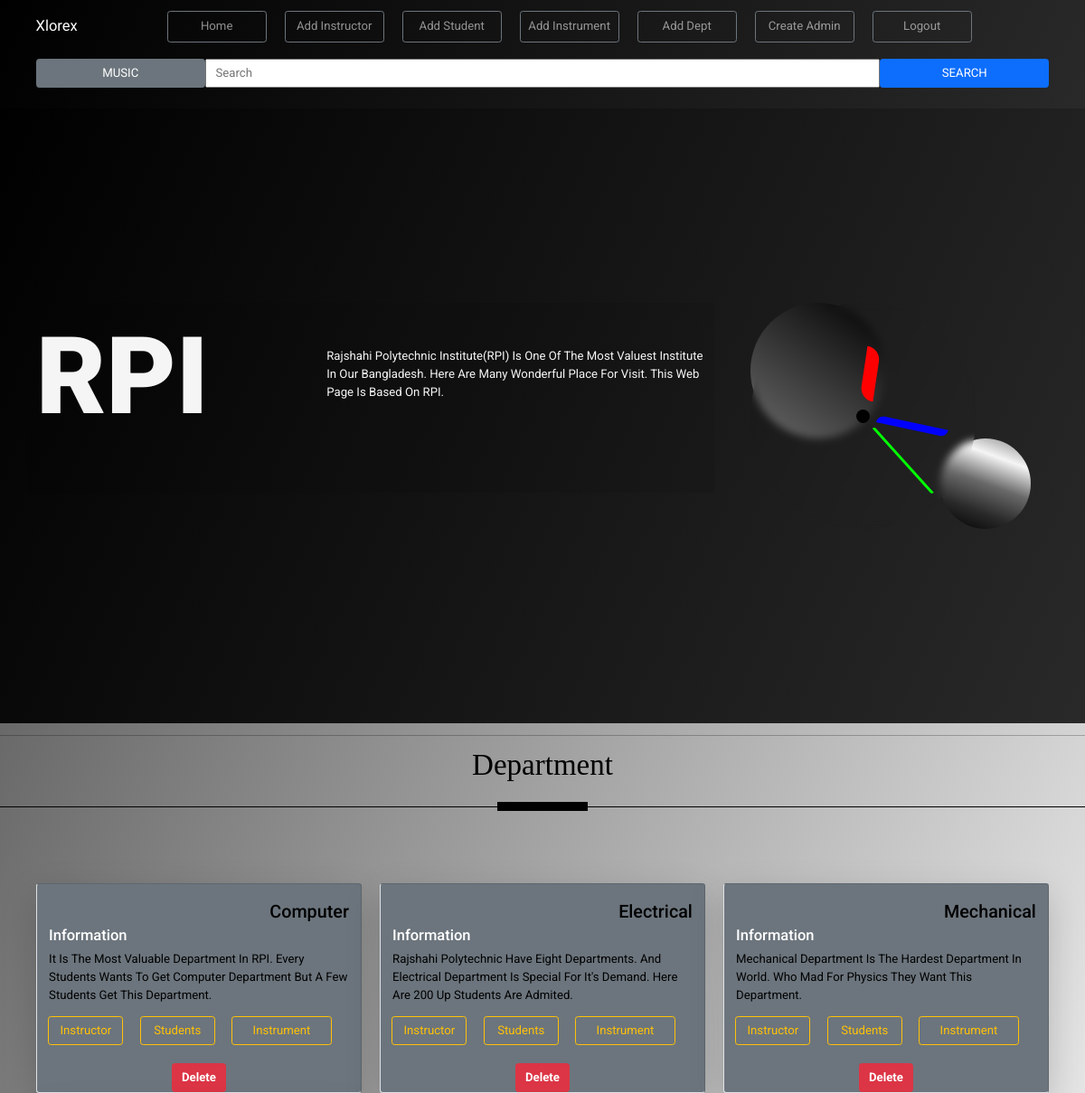
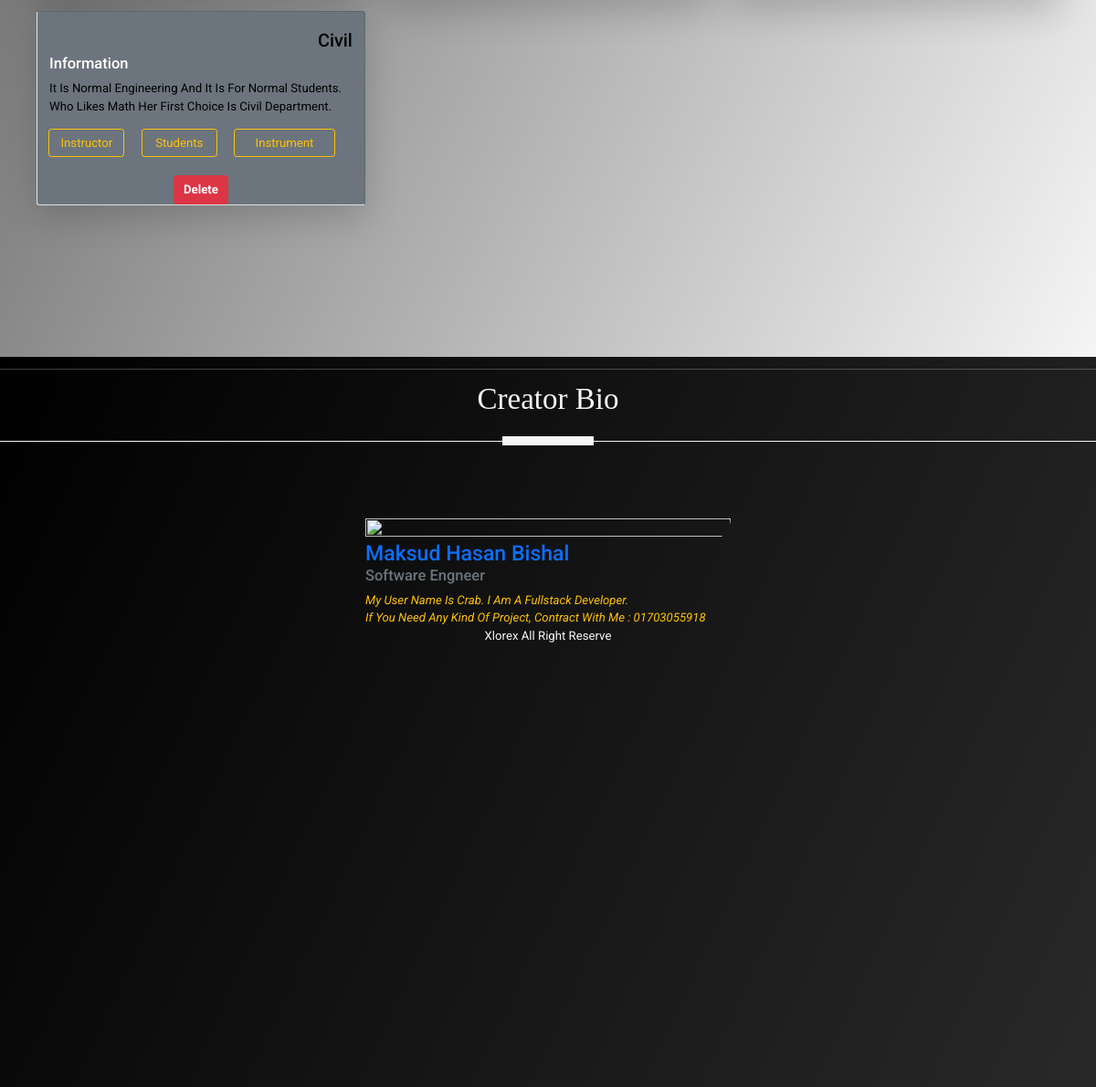
The page / on the database its author committed (2 pictures, top to bottom).
### app/models.py (models this page shows, shortened)
class Department(BaseModel):
    name = models.CharField(max_length=50,null=True,blank=True)
    bio = models.TextField(null=True,blank=True)

### app/views.py (the view)
# urls.py: path('',views.index,name="index"),
def index(request):
    department = Department.objects.all()
    contex = {
        'department':department
    }
    return render(request,'index.html',contex)

### templates/index.html (shortened to what this page needs)
{% extends 'base.html' %}
{% load static %}
{% block body %}
<section id="head" class="primary">
    <div class="container">
        <div class="row justify-content-lg-between justify-content-center">
            <div class="head-txt col-lg-8 pb-5 mb-5">
                <h1 class="rpi-heading">RPI</h1>
                <blockquote class="rpi-para">Rajshahi Polytechnic Institute(RPI) is one of the most valuest institute in our Bangladesh. Here are many wonderful place for visit. This web page is based on RPI.</blockquote>
            </div>
            <div class="col-4 ps-5">
                <div class="clock-box  mx-auto">
                    <div class="circle"></div>
                    <div class="circle"></div>
                    <div class="clock">
                      <div class="hour">
                        <span class="hr" id="hr"></span>
                      </div>
                      <div class="minute">
                        <span class="min" id="min"></span>
                      </div>
                      <div class="second">
                        <span class="sec" id="sec"></span>
                      </div>
                    </div>
                  </div>
            </div>
        </div>
    </div>
</section>
<section id="department" class="secondary">
    <hr class="line">
    <div class="section-head text-center">
        <h1>Department</h1>
    </div>
    <div class="container">
        <div class="row py-5">
            {% for d in department %}
            <div class="col-lg-4 col-md-6">
                <div class="height card mb-3 bg-secondary border-start border-bottom shadow-lg">
                    <div class="card-body py-4 row">
                        <h4 class="card-title text-end">{{d.name}}</h4>
                        <h5 class="card-subtitle text-white pb-2 ">information</h5>
                        <p class="card-text">{{d.bio}}</p>
                        <div class="row justify-content-around align-self-end">
                            <a class="col-3 btn btn-outline-warning" href="instructor/{{d.name}}
                            " target="_blank">Instructor</a>
                            <a class="col-3 btn btn-outline-warning" href="student/{{d.name}}
                            " target="_blank">Students</a>
                            <a class="col-4 btn btn-outline-warning" href="instrument/{{d.name}}
                            " target="_blank">Instrument</a>
                        </div>
                      </div>
                      <a class="mx-auto btn btn-danger" href="{% url 'delete_department' d.id %}"><b class="text-center" >Delete</b></a>
                </div>
            </div>
            {% endfor %}
        </div>
    </div>
</section>
{% endblock body %}

### templates/base.html (shortened to what this page needs)
{% load static %}
<!DOCTYPE html>
<html lang="en">
    <head>
        <link rel="stylesheet" href="{% static 'css/bootstrap.css' %}">
        <link rel="stylesheet" href="{% static 'css/login.css' %}">
        <link rel="stylesheet" href="{% static 'css/style.css' %}">
</head>
<body>
    <section class="primary mt-0" id="nav">
        <nav class="navbar navbar-expand-lg navbar-dark mx-5">
            <a class="navbar-brand" href="#">Xlorex</a>
            <div class="navbar-collapse collapse nav-justified justify-content-around" id="navbarCollapse">
            <ul class="navbar-nav mb-2 mb-md-0">
                <li class="nav-item">
                <a class="nav-link btn btn-outline-secondary" href="{% url 'index' %}" target="">Home</a>
                </li>
                <li class="nav-item">
                <a class="nav-link btn btn-outline-secondary" href="{% url 'add_instructor' %}" target="">Add Instructor</a>
                </li>
                <li class="nav-item">
                <a class="nav-link btn btn-outline-secondary" href="{% url 'add_student' %}" target="">Add Student</a>
                </li>
                <li class="nav-item">
                <a class="nav-link btn btn-outline-secondary" href="{% url 'add_instrument' %}" target="">Add Instrument</a>
                </li>
                <li class="nav-item">
                <a class="nav-link btn btn-outline-secondary" href="{% url 'add_department' %}">Add Dept</a>
                </li>
                <li class="nav-item">
                <a class="nav-link btn btn-outline-secondary" href="{% url 'signup' %}">Create Admin</a>
                </li>
                <li class="nav-item">
                <a class="nav-link btn btn-outline-secondary" href="{% url 'user_logout' %}">Logout</a>
                </li>
            </ul>
            </div>
        </nav>
        <div class="container">
            <div class="row justify-content-center">
                <form class="search-form col mx-auto row py-2 justify-content-center" action="{% url 'search' %}" method="get">
                    <a class="btn btn-secondary col-2 m-0" onclick="toggleAudio('audio')">MUSIC</a>
                    <input name="q" class=" col-8  m-0" type="text" placeholder="Search" aria-label="Search">
                    <button class="btn btn-primary navbar-search-icon col-2 m-0" type="submit">SEARCH</button>
                </form>
            </div>
        </div>
</section>
{% block body %}{% endblock body %}
<section id="footer" class="primary">
    <hr class="line">
    <div class="section-head text-center">
        <h1>Creator Bio</h1>
    </div>
    <div class="container">
        <div class="row">
            <div class="col-12 creator pt-5">
                <div class="">
                    <div class="img-fluid">
                        <img class="" src="{% static 'builtin_picture/20220517_213137.jpg' %}" alt="" srcset="">
                    </div>
                        <h3 class="text-primary my-0">Maksud Hasan Bishal</h3>
                        <h5 class="text-muted">Software Engneer</h5>
                        <i class="text-warning">My user name is crab. I am a fullstack Developer.<br> If you need any kind of project, contract with me : 01703055918 </i>
                        <blockquote class="text-center">Xlorex all right reserve</blockquote>
                    </div>
            </div>
        </div>
    </div>
</section>
</body>
</html>

### static/css/style.css (style rules this page uses)
:root { --first:black; --second:rgb(41, 41, 41); --third:dimgray; --fourth:whitesmoke; --fifth:gray }
section { padding-top: 0.01vh; }
* { font-family: 'Roboto', sans-serif; margin:0; padding:0; box-sizing: border-box; outline: none; text-decoration: none; text-transform: capitalize; transition: .2s linear; }
html { font-size: 82.5%; overflow-x: hidden; scroll-padding-top: 9rem; scroll-behavior: smooth; }
.primary { background:linear-gradient(115deg,var(--first),var(--second)); color: var(--fourth); min-height: 100vh; }
.secondary { background: linear-gradient(115deg,var(--third) ,var(--fourth)); color: var(--first); min-height: 100vh; }
#nav { min-height: 15vh; }
.navbar { background: transparent; }
.navbar-nav li { padding: 5px 10px; min-width: 130px; }
#head { min-height: 85vh; display: flex; justify-content: center; align-items: center; }
#head .container .row .head-txt { display: flex; justify-content: center; align-items: center; background-color: rgba(0, 0, 0, 0.096); }
#head .container .row .head-txt .rpi-heading { width: 100%; font-size: 9rem; font-weight: 900; }
.clock-box { position: relative; }
.clock-box .circle { position: absolute; border-radius: 50%; animation: 2s ease-in infinite alternate; }
.clock-box .circle:nth-child(1) { width: 150px; height: 150px; top: 0px; left: 0px; background: linear-gradient(215deg, var(--first), var(--third)); animation-name: move-up; }
.clock-box .circle:nth-child(2) { width: 100px; height: 100px; background: linear-gradient(200deg, var(--fifth), var(--fourth), var(--third), var(--second), var(--first)); bottom: 0; right: 20px; animation-name: move-down; }
.clock { width: 250px; height: 250px; display: flex; align-items: center; justify-content: center; border-radius:50%; backdrop-filter: blur(4px); }
.clock::before { content: ""; position: absolute; width: 15px; height: 15px; background: rgb(0, 0, 0); border-radius: 50%; z-index: 15; }
.clock .hour, .clock .minute, .clock .second { position: absolute; }
.clock .hour, .clock .hour .hr { width: 160px; height: 154px; }
.clock .minute, .clock .minute .min { width: 190px; height: 190px; }
.clock .second, .clock .second .sec { width: 230px; height: 230px; }
.hr, .min, .sec { display: flex; justify-content: center; position: absolute; border-radius: 50%; }
.hr::before { content: ""; position: absolute; width: 15px; height: 60px; background-color: #f00; border-radius: 0px 25px 0px 25px; z-index: 10; }
.min::before { content: ""; position: absolute; width: 8px; height: 80px; background-color: rgb(0, 0, 255); z-index: 11; border-radius: 0px 25px 0px 25px; }
.sec::before { content: ""; position: absolute; width: 3px; height: 98px; background-color: rgb(0, 255, 0); z-index: 12; border-radius: 0px 25px 0px 25px; }
.section-head { margin-bottom: 40px; position: relative; }
.section-head h1 { font-family:cursive; }
.secondary .section-head::after { content: ""; height: 10px; width: 100px; background-color: var(--first); display: block; margin: 20px auto; }
.secondary .section-head::before { content: ""; height: 1px; width: 100%; background-color: var(--first); display: block; margin: 20px auto; position: absolute; top: 45px; }
.primary .section-head::after { content: ""; height: 10px; width: 100px; background-color: var(--fourth); display: block; margin: 20px auto; }
.primary .section-head::before { content: ""; height: 1px; width: 100%; background-color: var(--fourth); display: block; margin: 20px auto; position: absolute; top: 45px; }
.height { height:95%; }
.creator { display: flex; flex-direction: column; align-items: center; }
.creator .img-fluid { width: 400px; overflow: hidden; }
.creator .img-fluid img { width: 100%; height: 100%; border-radius: 0 0 200px 0; }

### rows shown on the page
Department: name "Computer", bio "It Is The Most Valuable Department In RPI. Every Students Wants To Get Computer Department But A Few Students Get This Department."
Department: name "Electrical", bio "Rajshahi Polytechnic Have Eight Departments. And Electrical Department Is Special For It's Demand. Here Are 200 Up Students Are Admited."
Department: name "Mechanical", bio "Mechanical Department Is The Hardest Department In World. Who Mad For Physics They Want This Department."
Department: name "Civil", bio "It Is Normal Engineering And It Is For Normal Students. Who Likes Math Her First Choice Is Civil Department."
